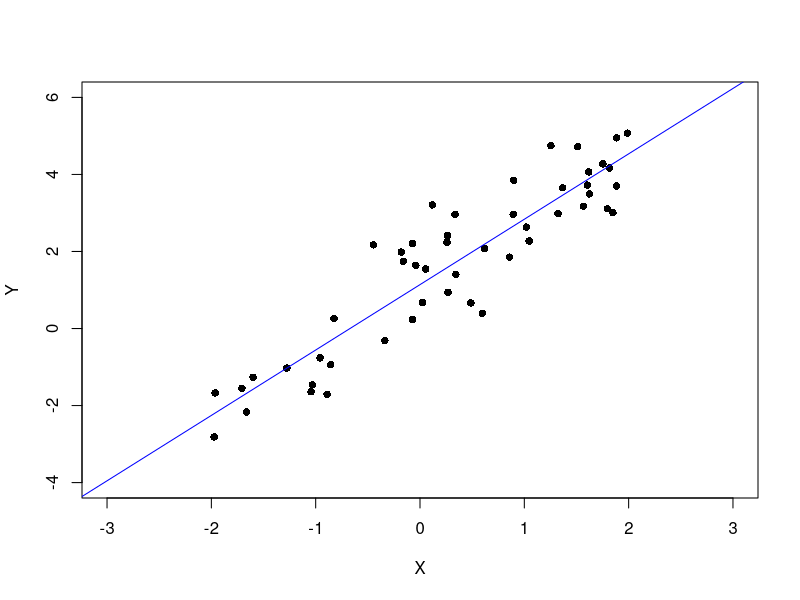
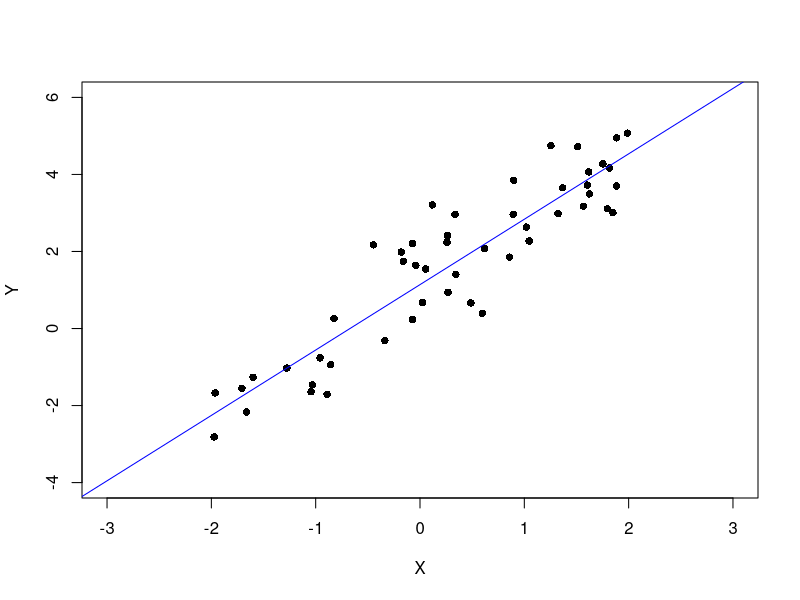
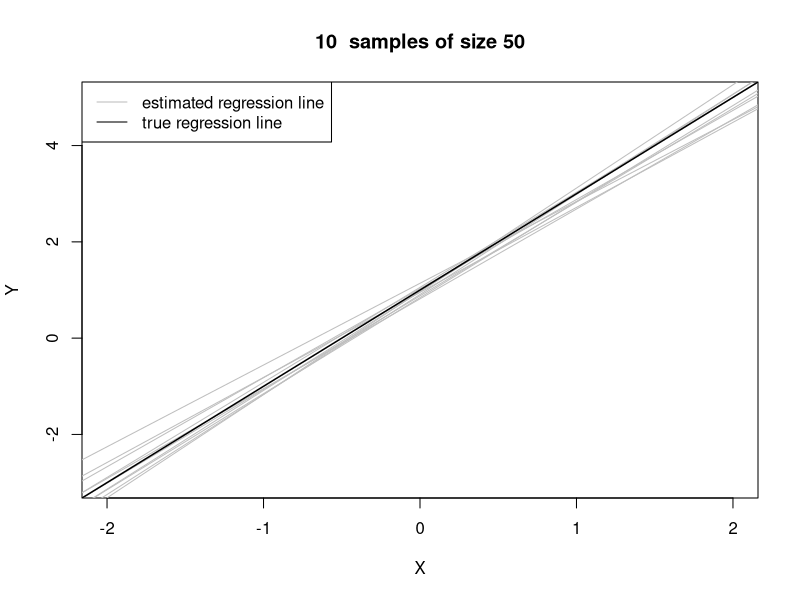
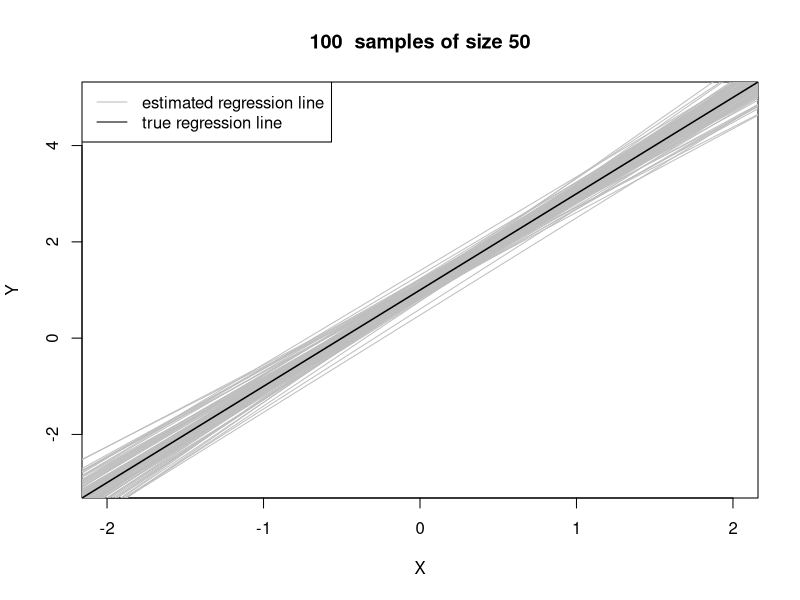
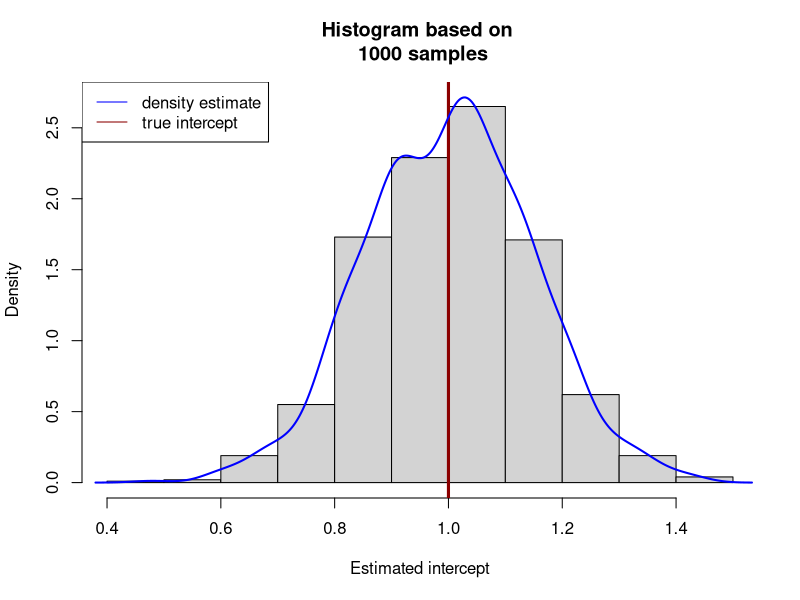
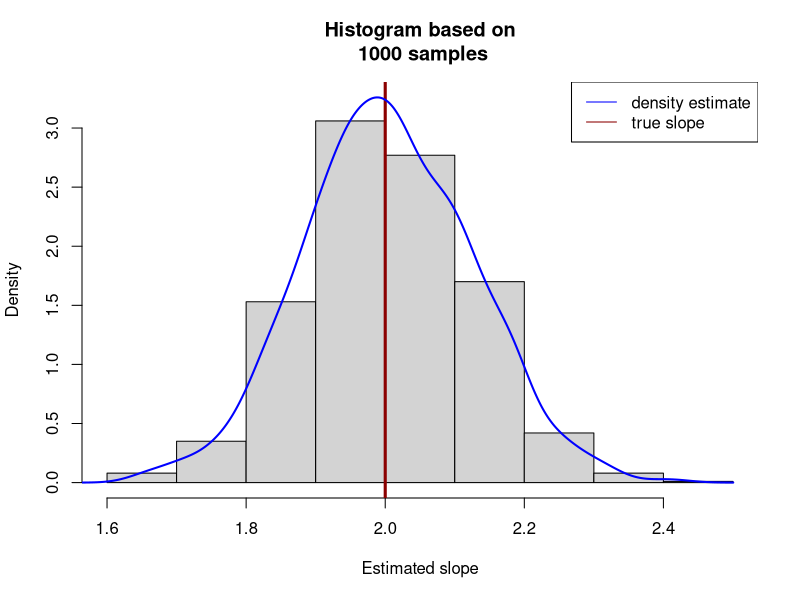

Recreate these plots in R, in order.
## ---- chunk 1
require(knitr)
pdf_doc <- knitr::is_latex_output()
if (pdf_doc) {opts_chunk$set(echo=FALSE, fig.align="center", out.width="60%")} else {opts_chunk$set(echo=TRUE)}
## ---- chunk 2
# Set predictor values
set.seed(4)
x <- runif(50,-2,2)
## ---- chunk 3
# Sample response from true model
error <- rnorm(50, 0, 1)
y <- 1 + 2*x + error
## ---- chunk 4
# Fit linear model to data
m <- lm(y ~ x)
# Plot data
plot(y ~ x, pch=16, xlab="X", ylab="Y", xlim=c(-3,3), ylim=c(-4,6))
# Add fitted regression line to plot
abline(m, col="blue")
# Estimated coefficients of fitted model
print(coef(m))
## ---- chunk 5

## ---- chunk 6
# Fit linear model
m <- lm(y ~ x)
# Plot data
plot(y ~ x, pch=16, xlab="X", ylab="Y", xlim=c(-3,3), ylim=c(-4,6))
# Add fitted regression line to plot
abline(m, col="blue")
# Estimated coefficients of fitted model
print(coef(m))
## ---- chunk 7
sampling.dist <- function(Nruns=10, seed=4){ 
# Sample explanatory variable
set.seed(seed)
x <- runif(50,-2,2)
# Set up matrix for estimated coefficients
betahat <- matrix(NA, Nruns, 2)
# Iterate Nruns times
for (j in 1:Nruns){
  # Sample the response vector
  error <- rnorm(50, 0, 1)
  y <- 1 + 2*x + error
  # Fit a normal linear model 
  m <- lm(y ~ x)
  # Record the estimated coefficients
  betahat[j,] <- coef(m)
}
return(betahat)}
# Run the function sampling.dist with Nruns=10 and seed=4
betahat <- sampling.dist()
## ---- chunk 8
plotModels <- function(betahat, Nruns=10, a=1, b=2){
# create empty plotting region
plot(x=NULL, y=NULL, xlab="X", ylab="Y", xlim=c(-2,2), ylim=c(-3,5),
       main=paste(Nruns," samples of size 50"))
# plot the fitted regression lines
for (j in 1:Nruns){
    abline(a=betahat[j,1], b=betahat[j,2], col="gray")
    }
# add the line for the true model
abline(a, b, lwd=1.5)
legend("topleft", lty=1, col=c("gray", "black"), legend=c("estimated regression line", "true regression line"))
}

# Run the function plotModels using the c computed earlier
plotModels(betahat)
## ---- chunk 9
# Sample response vector 100 times and fit linear model to each dataset 
betahat <- sampling.dist(Nruns=100)
# Plot the results
plotModels(betahat, Nruns=100)
## ---- chunk 10
# Note that sigma^2 = 1
# Design matrix
X <- cbind(rep(1, 50), x)
# Compute covariance matrix
v <- solve(t(X)%*%X)
print(v)
## ---- chunk 11
print(var(betahat[,1]))
print(var(betahat[,2]))
## ---- chunk 12
# Function to produce histograms
sampling.hist <- function(c, Nruns){
  m1 <- max(density(betahat[,1])$y)
  hist(betahat[,1], xlab="Estimated intercept",
       main=paste("Histogram based on \n", Nruns,  "samples"),
       prob=T, ylim=c(0, m1))
  abline(v=1, col="darkred", lwd=3); lines(density(c[,1]),lwd=2, col="blue")
  legend("topleft", legend=c("density estimate", "true intercept"),
         lty=1, col=c("blue","darkred"))
  m2 <- max(density(betahat[,2])$y)
  hist(betahat[,2], xlab="Estimated slope",
       main=paste("Histogram based on\n", Nruns,  "samples"),
       prob=T, ylim=c(0,m2))
  abline(v=2, col="darkred", lwd=3)
  lines(density(betahat[,2]),lwd=2, col="blue")
  legend("topright", legend=c("density estimate", "true slope"),
         lty=1, col=c("blue","darkred"))
}
# Sampling response vector and fitting linear models
betahat <- sampling.dist(Nruns=1000)
# Histograms of estimates
sampling.hist(betahat, Nruns=1000)
# Print variance
print(var(betahat[,1]))
print(var(betahat[,2]))
